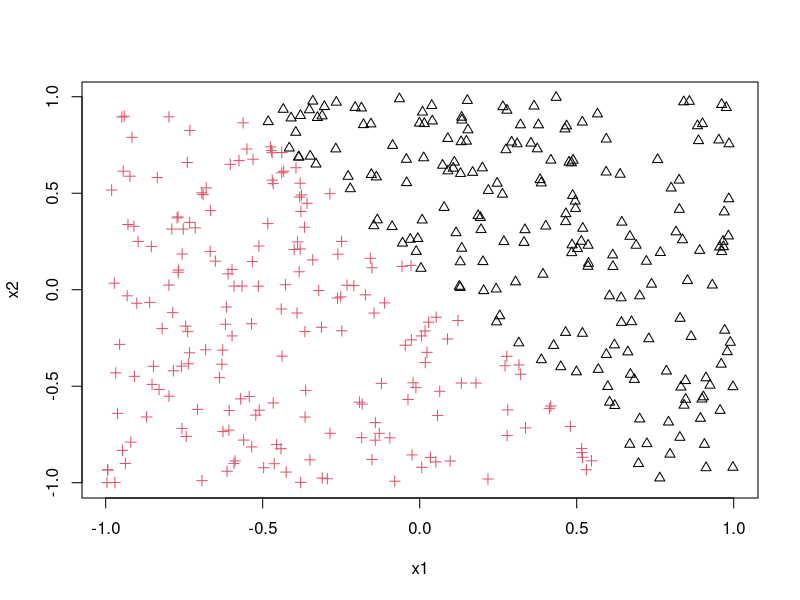
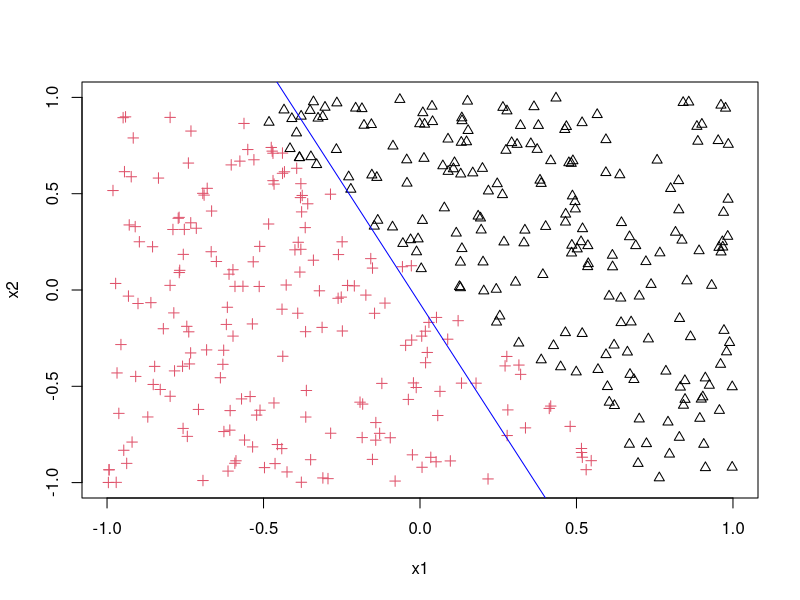
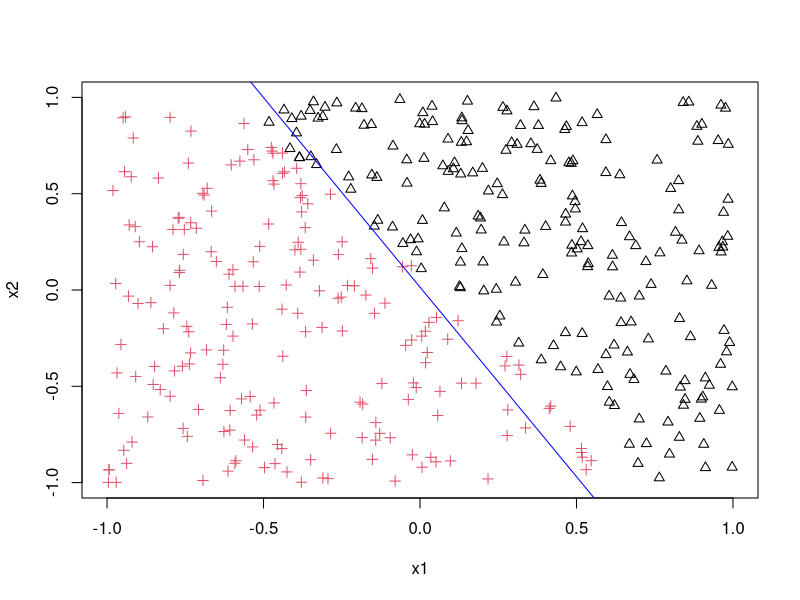
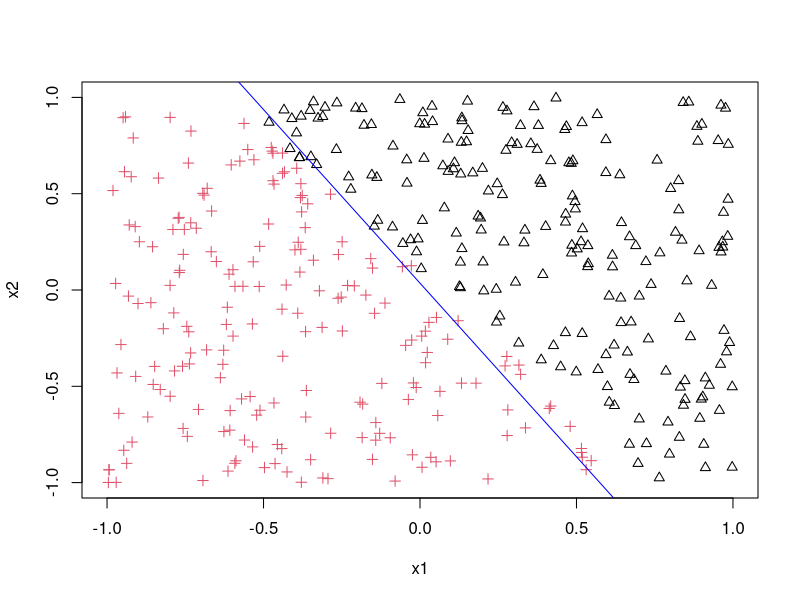
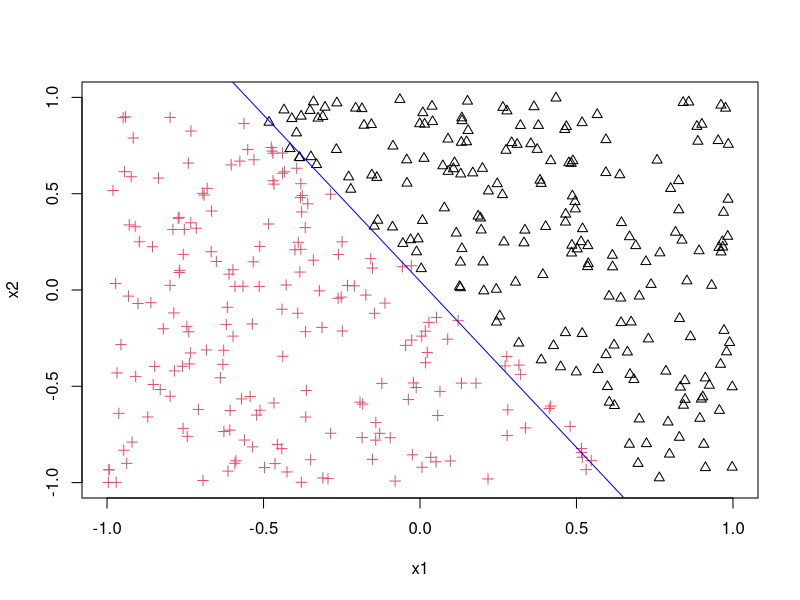
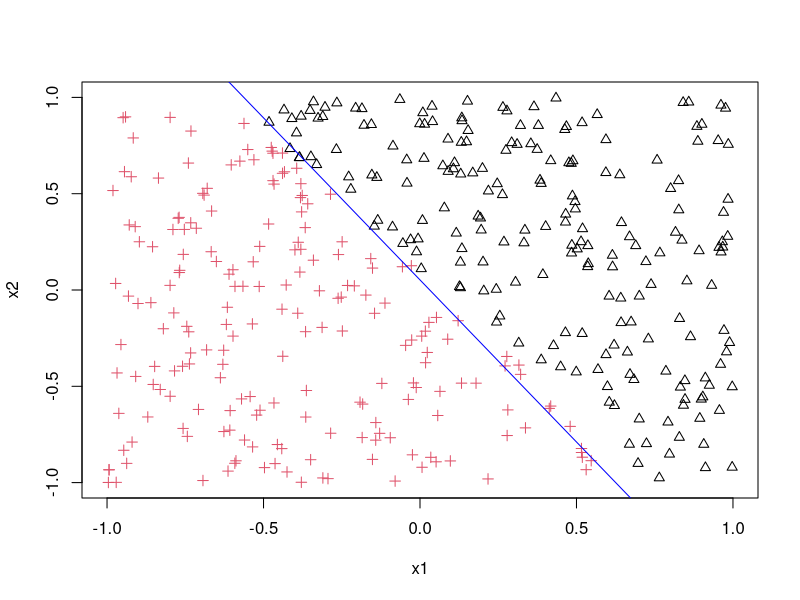
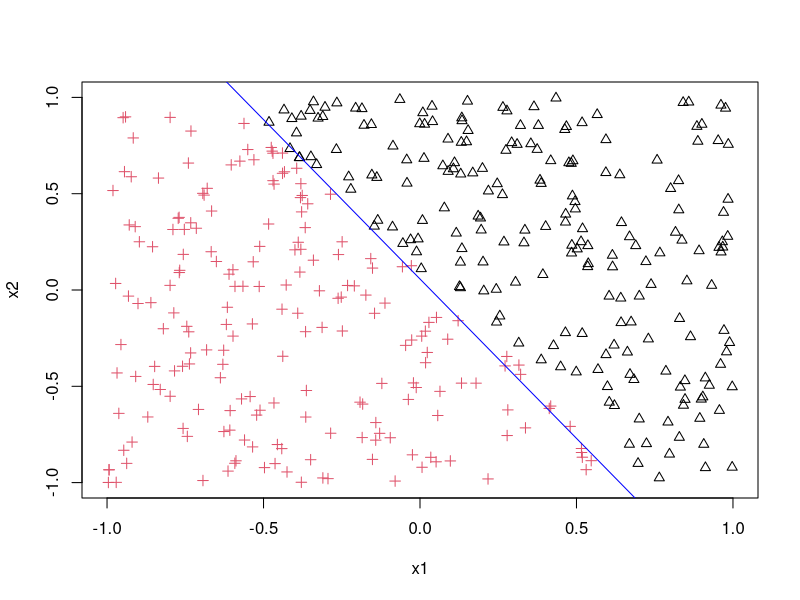
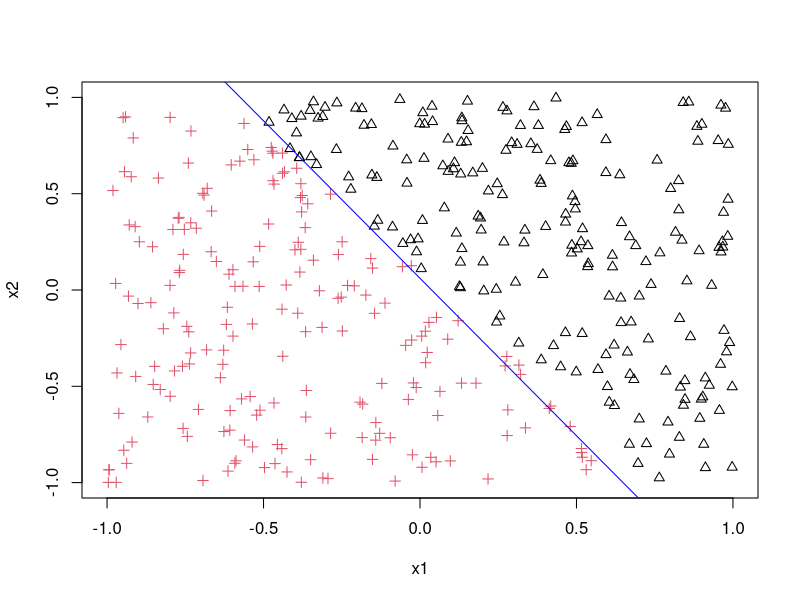

Reproduce these figures in R, in order. (Note: a time limit stopped this script after it produced the figures.)
rm(list=ls())
par(mfrow=c(1,1))

#~~~~~~~~~~~~~~~~~~~~~~~~~~~~~~~~~~~~~~~~~~~~~~~~~~~~~~~~~~~~~~~~~~~~~~~~~~~~~~~~~~~~~~~~~~~~~~~~~#

set.seed(1234)

datos_lineales <- data.frame(x1=runif(400, min=-1, max=1),
                             x2=runif(400, min=-1, max=1))

X <- as.matrix(datos_lineales[,c("x1", "x2")])

a1 <- 10 / 100
b1 <- -1.5

datos_lineales$y1 <- as.numeric((a1 + b1 * datos_lineales$x1) > datos_lineales$x2)

plot(datos_lineales[,c("x1", "x2")],
     col=factor(datos_lineales$y1), pch=datos_lineales$y1 + 2)

#~~~~~~~~~~~~~~~~~~~~~~~~~~~~~~~~~~~~~~~~~~~~~~~~~~~~~~~~~~~~~~~~~~~~~~~~~~~~~~~~~~~~~~~~~~~~~~~~~#

sigmoid <- function(z) {
    return(1/(1 + exp(-z)))
}

logistic_pred <- function(X, coefs, bias) {
    return(sigmoid(X %*% coefs + bias))
}

logloss <- function(y, preds_probs) {
    return(-(sum(log(preds_probs[y==1])) + sum(log(1-preds_probs[y==0]))) / length(y))
}

derivative_of_logistic <- function(X, y, preds_probs) {
    derivative_coefs <- (t(X) %*% (preds_probs - y)) / length(y)
    derivative_bias  <- mean(preds_probs - y)
    return(list(derivative_coefs = derivative_coefs, derivative_bias=derivative_bias))
}

plot_logistic_frontier <- function(coefs, bias) {
    a <- -bias/coefs[2]
    b <- -coefs[1] / coefs[2]
    abline(a, b, col="blue")
}

train_gd_logistic_with_plot <- function(X, y, coefs, bias, learning_rate = 0.1,
                                        stopCriterion = 0.000001, verbose = TRUE,
                                        print_every = 3000) {

    end_while <- FALSE
    preds_probs <- logistic_pred(X, coefs, bias)

    i <- 1
    while (!end_while) {
        old_coefs <- coefs
        old_bias <- bias
        
        der_logistic <- derivative_of_logistic(X, y, preds_probs)

        # Actualizo los coeficientes y el sesgo
        coefs <- coefs - learning_rate * der_logistic$derivative_coefs
        bias <- bias - learning_rate * der_logistic$derivative_bias

        # Veo las nuevas predicciones
        preds_probs <- logistic_pred(X, coefs, bias)

        # Imprimo el nuevo error
        if (verbose & !(i %% print_every)) {
            print(logloss(y, preds_probs))
            plot(X, col=factor(y), pch=y + 2, xlim=c(-1, 1), ylim=c(-1, 1))
            plot_logistic_frontier(coefs, bias)
        }

        # Veo si parar el while
        if (sqrt(sum((old_coefs - coefs) ^ 2) + (old_bias - bias) ^ 2) < stopCriterion) {
            end_while <- TRUE
        }
        i <- i + 1
    }
    return(list(coefs=coefs, bias=bias))
}


coefs <- matrix(rnorm(ncol(datos_lineales[,c("x1", "x2")])), ncol = 1)
bias <- rnorm(1)

trained_logistic <- train_gd_logistic_with_plot(X,
                                                datos_lineales$y1,
                                                coefs, bias,
                                                learning_rate = 0.01,
                                                print_every=1000,
                                                stopCriterion = 0.00005)

#~~~~~~~~~~~~~~~~~~~~~~~~~~~~~~~~~~~~~~~~~~~~~~~~~~~~~~~~~~~~~~~~~~~~~~~~~~~~~~~~~~~~~~~~~~~~~~~~~#

a2 <- 15 / 100
b2 <- -0.5

datos_lineales$y2 <- as.numeric((a2 + b2 * datos_lineales$x1) > datos_lineales$x2)

datos_lineales$y3 <- ifelse(!datos_lineales$y1 & datos_lineales$y2, 1, 0)

plot(datos_lineales[,c("x1", "x2")], col=factor(datos_lineales$y3),
     pch=datos_lineales$y3 + 2)

one_hidden_layer_pred <- function(X, coefs1, bias1, coefs2, bias2) {

    n_obs <- nrow(X)

    # First layer
    n_hidden <- nrow(coefs1)
    z1 <- coefs1 %*% t(X) + matrix(rep(bias1, n_obs), nrow = n_hidden)
    a1 <- sigmoid(z1)

    # Second layer
    n_out <- nrow(coefs2)
    z2 <- coefs2 %*% a1 + matrix(rep(bias2, n_obs), nrow = n_out)
    preds_probs <- t(sigmoid(z2)) 

    return(list(preds_probs = preds_probs,
                z1 = z1,
                a1 = a1))
}

logloss_multiclass <- function(y, preds_probs) {
    return(-sum(log(rowSums(preds_probs * y))) / nrow(y))
}

derivative_of_sigmoid <- function(z) {
    return(sigmoid(z) * (1 - sigmoid(z)))
}

derivative_of_one_hidden_layer <- function(X, y, preds_probs, coefs2, a1, z1) {

    n_obs <- nrow(X)
    n_out <- ncol(preds_probs)

    # Derivative of output layer
    dz2 <- t(preds_probs) - t(y)
    derivative_coefs2 <- dz2 %*% t(a1) / n_obs
    derivative_bias2  <- matrix(rowMeans(t(preds_probs) - t(y)), ncol=1)

    # Derivative of hidden layer
    dz1 <- t(coefs2) %*% dz2 * derivative_of_sigmoid(z1)
    derivative_coefs1 <- dz1 %*% X / n_obs
    derivative_bias1 <- matrix(rowMeans(dz1), ncol = 1)

    return(list(derivative_coefs1 = derivative_coefs1,
                derivative_bias1 = derivative_bias1,
                derivative_coefs2 = derivative_coefs2,
                derivative_bias2 = derivative_bias2))
}


train_gd_one_hidden <- function(X, y, coefs1, bias1, coefs2, bias2,
                                learning_rate = 0.1,
                                stopCriterion = 0.000001, verbose = TRUE,
                                print_every = 3000,
                                twoPlots = FALSE,
                                multiclass = FALSE,
                                savePlot = FALSE,
                                noPlot = FALSE,
                                maxEpochs = NULL) {

    if (twoPlots) {par(mfrow=c(1,2))} else {par(mfrow=c(1,1))}

    end_while <- FALSE
    preds_and_cache <- one_hidden_layer_pred(X, coefs1, bias1, coefs2, bias2)

    i <- 1
    j <- 1

    while (!end_while) {
        old_coefs1 <- coefs1
        old_bias1 <- bias1
        old_coefs2 <- coefs2
        old_bias2 <- bias2

        der_one_hidden <- derivative_of_one_hidden_layer(X,
                                                         y,
                                                         preds_and_cache$preds_probs,
                                                         coefs2,
                                                         preds_and_cache$a1,
                                                         preds_and_cache$z1)

        # Actualizo los coeficientes y el sesgo
        coefs1 <- coefs1 - learning_rate * der_one_hidden$derivative_coefs1
        bias1 <- bias1 - learning_rate * der_one_hidden$derivative_bias1
        coefs2 <- coefs2 - learning_rate * der_one_hidden$derivative_coefs2
        bias2 <- bias2 - learning_rate * der_one_hidden$derivative_bias2

        # Veo las nuevas predicciones
        preds_and_cache <- one_hidden_layer_pred(X, coefs1, bias1, coefs2, bias2)

        # Imprimo el nuevo error
        if (verbose & !(i %% print_every)) {

            if (!multiclass) {
                ll <- logloss(y, preds_and_cache$preds_probs)
            } else {
                ll <- logloss_multiclass(y, preds_and_cache$preds_probs)
            }
            print(ll)

            if (!noPlot) {
                if (savePlot) {
                    jpeg(paste('nnet_gif/one_hidden_', sprintf("%06d", j), '.jpg', sep=""),
                         width = 480*2, height = 480)
                    j <- j + 1
                }
                if (twoPlots) {
                    par(mfrow=c(1,2))} else {par(mfrow=c(1,1))
                }
                if (!multiclass) {
                    plot(X, col=factor(y), xlim=c(-1, 1), ylim=c(-1, 1), pch=y + 2)
                } else {
                    y_plot <- apply(y, 1, function(x) which(x==1))-1
                    plot(X, col=factor(y_plot), xlim=c(-1, 1), ylim=c(-1, 1), pch=y_plot + 2)
                }

                # Plot of features
                for (k in c(1:nrow(coefs1))) {
                    plot_logistic_frontier(coefs1[k,], bias1[k])
                }

                # Plot if hidden activation space
                if (twoPlots) {
                    plot(t(preds_and_cache$a1), col=factor(y), pch=y + 2, xlim=c(0, 1),
                         ylim=c(0, 1), xlab="a1", ylab="a2")
                    for (k in c(1:nrow(coefs2))) {
                        plot_logistic_frontier(coefs2[k,], bias2[k])
                    }
                }
                if (savePlot) {
                    dev.off()
                    if (ll < 0.005) {return()}
                }
            }
        }

        # Veo si parar el while
        if (sqrt(sum((old_coefs1 - coefs1) ^ 2) + sum((old_bias1 - bias1) ^ 2) +
                 sum((old_coefs2 - coefs2) ^ 2) + sum((old_bias2 - bias2) ^ 2)) < stopCriterion) {
            end_while <- TRUE
        } else if (!is.null(maxEpochs)) {
            if (i == maxEpochs) {
                end_while <- TRUE
            }
        }
        i <- i + 1
    }

    par(mfrow=c(1,1))

    return(list(coefs1=coefs1, bias1=bias1,
                coefs2=coefs2, bias2=bias2))
}

y <- matrix(datos_lineales[,"y3"], ncol=1)
n_hidden <- 2
n_vars <- 2
n_out <- 1

coefs1 <- matrix(3 * rnorm(n_vars * n_hidden), nrow = n_hidden) * 0.3
bias1 <- matrix(3 * rnorm(n_hidden), ncol = 1) * 0.1

coefs2 <- matrix(3 * rnorm(n_hidden * n_out), nrow = n_out) * 0.3
bias2 <- matrix(3 * rnorm(n_out), ncol = 1) * 0.1

train_gd_one_hidden(X, y, coefs1, bias1, coefs2, bias2, learning_rate = 0.6,
                    stopCriterion = 0.00001, verbose = TRUE, print_every = 200, twoPlots=TRUE)
# Esto lo que hace es encontrar dos lineas que dividen mejor a los datos. Redes neuronales con dos capas. 
# Lo que hace redes neuronales es apilar varias regresiones logisticas. 
#~~~~~~~~~~~~~~~~~~~~~~~~~~~~~~~~~~~~~~~~~~~~~~~~~~~~~~~~~~~~~~~~~~~~~~~~~~~~~~~~~~~~~~~~~~~~~~~~~#

datos_lineales$y4 <- as.numeric(apply(datos_lineales[,c("x1", "x2")], 1,
                                function(x) sqrt(sum(x^2))) < 0.55)

plot(datos_lineales[,c("x1", "x2")], col=factor(datos_lineales$y4),
     pch=datos_lineales$y4 + 2) # Vemos que los puntos se dividen en una especie de triangulo 

y <- matrix(datos_lineales[,"y4"], ncol=1)

n_hidden <- 5
n_vars <- 2
n_out <- 1

coefs1 <- matrix(3 * rnorm(n_vars * n_hidden), nrow = n_hidden) * 0.3
bias1 <- matrix(3 * rnorm(n_hidden), ncol = 1) * 0.1

coefs2 <- matrix(rnorm(n_hidden * n_out), nrow = n_out) * 0.3
bias2 <- matrix(rnorm(n_out), ncol = 1) * 0.1

train_gd_one_hidden(X, y, coefs1, bias1, coefs2, bias2, learning_rate = 0.4,
                    stopCriterion = 0.000001, verbose = TRUE, print_every = 300)
# Aca armamos a1, a2 y a3 que separan mejor a los datos. 
# Pagina 14: cuantos parametros tiene el modelo? 13 parametros. 

#~~~~~~~~~~~~~~~~~~~~~~~~~~~~~~~~~~~~~~~~~~~~~~~~~~~~~~~~~~~~~~~~~~~~~~~~~~~~~~~~~~~~~~~~~~~~~~~~~#
# Lo mismo que antes pero dividimos en una especie de pentagono, agregamos mas lineas
# A mayores lineas, se adapta mejor a los datos y quizas tenemos overfitting. 


# En lo siguiente tenemos tres clases a predecir, multiclase (pagina 16)
# Esto tiene 21  parametros
a3 <- 120 / 100
b3 <- 1.5

datos_lineales$y5 <- as.numeric((a3 + b3 * datos_lineales$x1) > datos_lineales$x2)
datos_lineales$y6 <- ifelse(!datos_lineales$y5, 0,
                            ifelse(!datos_lineales$y1 & datos_lineales$y2, 1, 2))

plot(datos_lineales[,c("x1", "x2")], col=factor(datos_lineales$y6),
     pch=datos_lineales$y6 + 2)

n_hidden <- 3 # 3 neuronas
n_vars <- 2 # 2 variables x
n_out <- 3 # 3 clases a predecir

# A esto le agregm=amos la constante en las x, una constante en las neuronas y tenemos todos los parametros. 

coefs1 <- matrix(3 * rnorm(n_vars * n_hidden), nrow = n_hidden) * 0.5
bias1 <- matrix(3 * rnorm(n_hidden), ncol = 1) * 0.1

coefs2 <- matrix(3 * rnorm(n_hidden * n_out), nrow = n_out) * 0.5
bias2 <- matrix(3 * rnorm(n_out), ncol = 1) * 0.1

y <- matrix(t(sapply(datos_lineales$y6 + 1, function(x) as.numeric(seq(1, 3)==x))), ncol=n_out)

train_gd_one_hidden(X, y, coefs1, bias1, coefs2, bias2, learning_rate = 0.5,
                    stopCriterion = 0.000001, verbose = TRUE, print_every = 300, multiclass=TRUE)

# Pagina 14: cuantos parametros tiene el modelo? 13 parametros. 


#~~~~~~~~~~~~~~~~~~~~~~~~~~~~~~~~~~~~~~~~~~~~~~~~~~~~~~~~~~~~~~~~~~~~~~~~~~~~~~~~~~~~~~~~~~~~~~~~~#

# Predicción en iris

plot(iris[,c(1:4)], pch=as.numeric(iris$Species), col=iris$Species)

valid_index <- sample(c(1:nrow(iris)), 50)

iris_shuffled <- iris[sample(c(1:nrow(iris))),]
scaled_iris_X <- scale(iris_shuffled[,-5], center=TRUE, scale=TRUE)

train_X <- as.matrix(scaled_iris_X[-valid_index,])
valid_X <- as.matrix(scaled_iris_X[valid_index,])

iris_y <- matrix(t(sapply(as.numeric(iris_shuffled$Species),
                          function(x) as.numeric(seq(1, 3)==x))), ncol=n_out)

train_y <- iris_y[-valid_index,]
valid_y <- iris_y[valid_index,]

n_hidden <- 10 #neuronas
n_vars <- 4 #las x
n_out <- 3 # clases a predecir. 

coefs1 <- matrix(rnorm(n_vars * n_hidden), nrow = n_hidden) * 0.5
bias1 <- matrix(rnorm(n_hidden), ncol = 1) * 0.1

coefs2 <- matrix(rnorm(n_hidden * n_out), nrow = n_out) * 0.5
bias2 <- matrix(rnorm(n_out), ncol = 1) * 0.1

iris_trained <- train_gd_one_hidden(train_X, train_y, coefs1, bias1, coefs2, bias2,
                                    learning_rate = 0.4, stopCriterion = 0.00001,
                                    verbose = TRUE, print_every = 300, multiclass=TRUE,
                                    noPlot=TRUE, maxEpochs = 80000)

# Predicciones en validación
y_pred <- one_hidden_layer_pred(valid_X, iris_trained$coefs1, iris_trained$bias1,
                                iris_trained$coefs2, iris_trained$bias2)$preds_probs

# Accuracy en validación
mean(apply(y_pred, 1, which.max) == apply(valid_y, 1, function(x) which(x==1)))

# Para poder hacer esto, necesitamos una funcion de costos que sea derivable en cada uno de los parametros. 



# Pagina 18:
# Para ver la cantidad de parametros: la respuesta es 210. 
